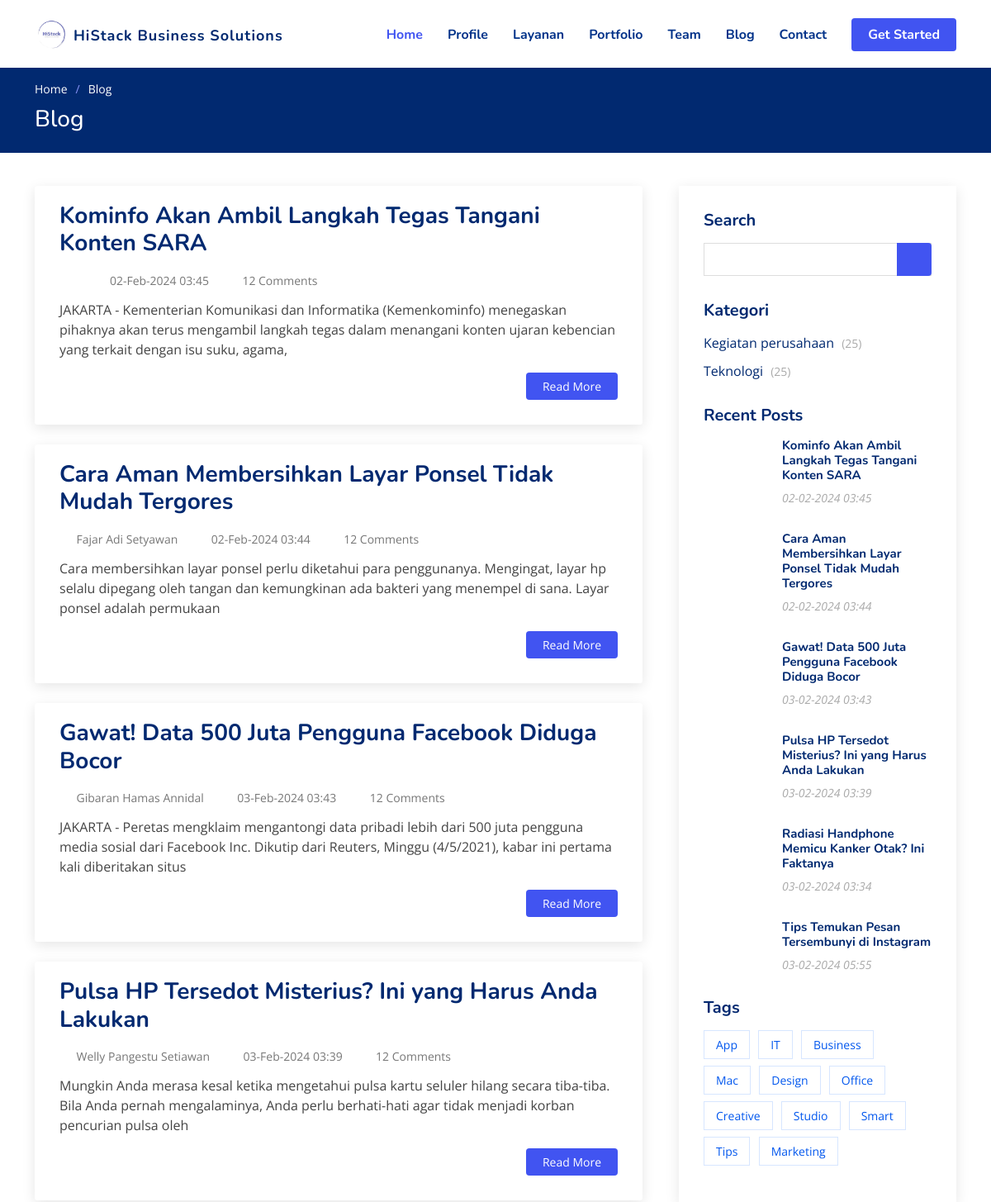
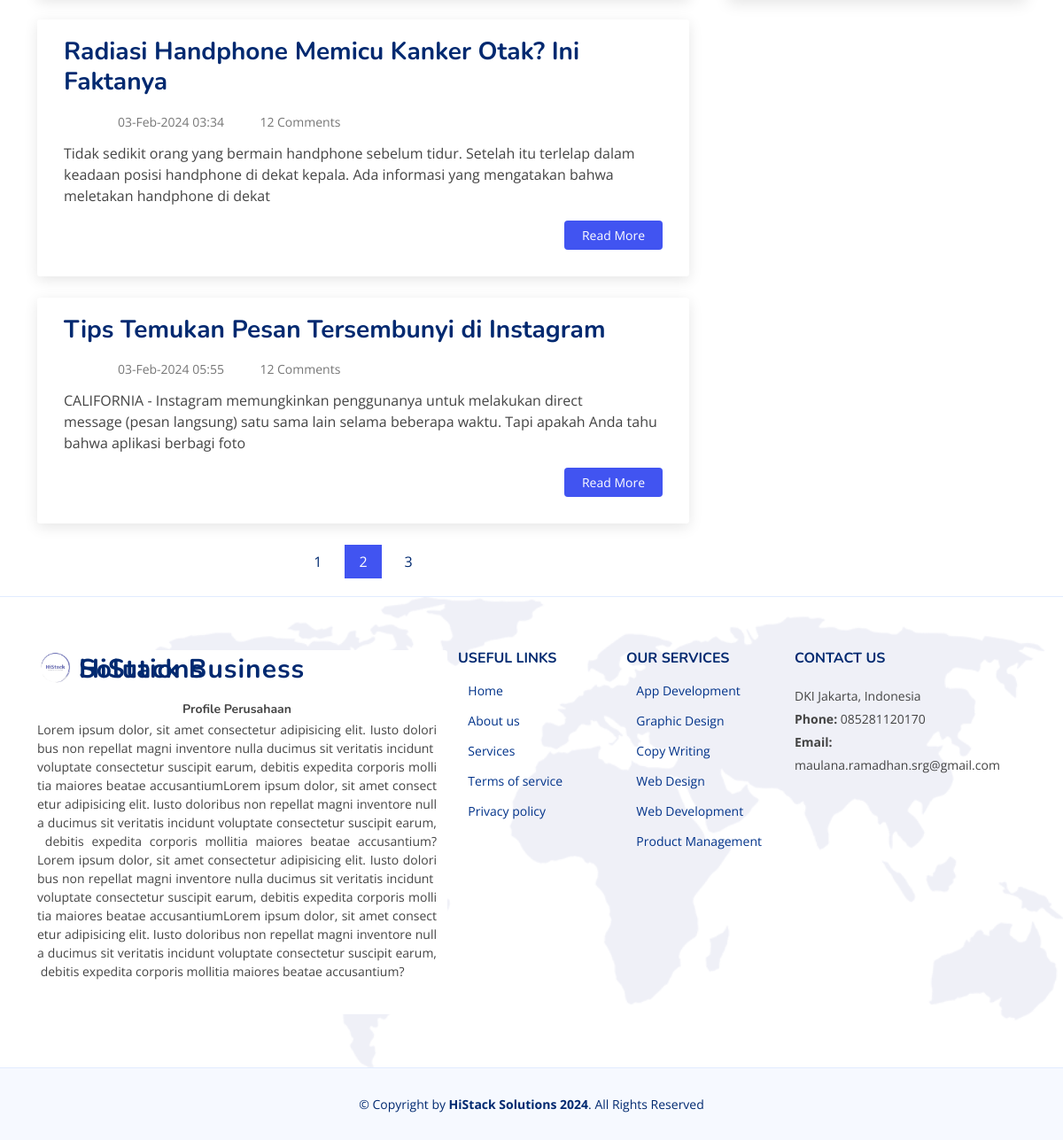
The page /index.php/home/blog on the database its author committed (2 pictures, top to bottom).
### tables this page shows
CREATE TABLE `tb_setting` (
  `id_setting` int(11) NOT NULL,
  `nama_perusahaan` varchar(255) NOT NULL,
  `alamat` varchar(255) NOT NULL,
  `no_telepon` varchar(20) NOT NULL,
  `email` varchar(255) NOT NULL,
  `profile` text NOT NULL,
  `visi` text NOT NULL,
  `misi` text NOT NULL,
  `sejarah` text NOT NULL,
  `image` varchar(255) NOT NULL
);

CREATE TABLE `tb_berita` (
  `id_berita` int(11) NOT NULL,
  `id_user` int(11) NOT NULL,
  `id_kategori` int(11) NOT NULL,
  `slug_berita` varchar(255) DEFAULT NULL,
  `judul_berita` varchar(255) DEFAULT NULL,
  `isi_berita` text DEFAULT NULL,
  `gambar_berita` varchar(255) DEFAULT NULL,
  `status_berita` varchar(50) NOT NULL,
  `jenis_berita` varchar(50) NOT NULL,
  `keywords` text NOT NULL,
  `date_cretated` timestamp NOT NULL DEFAULT current_timestamp(),
  `last_modified` date NOT NULL
);

CREATE TABLE `tb_user` (
  `id_user` int(3) NOT NULL,
  `id_kategori` int(11) NOT NULL,
  `nama` varchar(255) DEFAULT NULL,
  `email` varchar(255) DEFAULT NULL,
  `image` varchar(255) DEFAULT NULL,
  `password` varchar(255) DEFAULT NULL,
  `role_id` int(11) DEFAULT NULL,
  `is_active` int(1) NOT NULL,
  `date_created` int(11) NOT NULL
);

CREATE TABLE `tb_kategori_berita` (
  `id_kategori` int(11) NOT NULL,
  `slug-kategori` varchar(255) NOT NULL,
  `nama_kategori` varchar(255) NOT NULL,
  `date_created` timestamp NOT NULL DEFAULT current_timestamp() ON UPDATE current_timestamp()
);

CREATE TABLE `tb_layanan` (
  `id_layanan` int(11) NOT NULL,
  `id_user` int(11) NOT NULL,
  `slug_layanan` varchar(255) NOT NULL,
  `judul_layanan` varchar(255) NOT NULL,
  `isi_layanan` text NOT NULL,
  `gambar_layanan` varchar(255) NOT NULL,
  `status_layanan` varchar(255) NOT NULL,
  `date_cretated` timestamp NOT NULL DEFAULT current_timestamp() ON UPDATE current_timestamp(),
  `last_modified` datetime NOT NULL
);

### application/views/front-end/layout/v_wrapper.php (called while the page is built)
<?php
require_once('v_head.php');
require_once('v_header.php');
require_once('v_nav.php');
require_once('v_content.php');
require_once('v_footer.php');

### application/controllers/Home.php (called while the page is built, shortened)
<?php
class Home extends CI_Controller
{
  public function __construct()
  {
    $this->load->model('M_berita');
    $this->load->model('M_kategori');
    $this->load->model('M_layanan');
    $this->load->model('M_Setting');
    $this->load->model('M_staff');
    $this->load->model('M_portfolio');
    $this->load->model('M_client');
    $this->load->model('M_dashboard');
    $this->load->model('M_values');
  }
  public function blog()
  {
    $berita = $this->M_berita->daftar();
    $lastst_berita = $this->M_berita->lastst_berita();
    $kategori = $this->M_kategori->daftarKategoriBerita();
    $layanan = $this->M_layanan->daftar();
    $setting = $this->M_Setting->daftar();
    $title = $setting->nama_perusahaan;
    $values = $this->M_values->daftar();
    $image = $setting->image;
    $data = array(
      'title'         => $title,
      'subtitle'      => 'Blog',
      'isi'           => 'front-end/v_blog',
      'berita'        => $berita,
      'kategori'      => $kategori,
      'lastst_berita' => $lastst_berita,
      'layanan'       => $layanan,
      'values'       => $values,
      'setting'       => $setting,
      'image'         => $image,
    );
    $this->load->view('front-end/layout/v_wrapper', $data, false);
  }
}

### index.php (called while the page is built, shortened)
<?php
require_once BASEPATH.'core/CodeIgniter.php';

### application/models/M_setting.php (called while the page is built, shortened)
<?php
class M_setting extends CI_Model
{
  public function daftar()
  {
    $this->db->select('*');
    $this->db->from('tb_setting');
    $this->db->order_by('id_setting', 'desc');
    return $this->db->get()->row();
  }
}

### application/views/front-end/layout/v_content.php (called while the page is built)
<?php
if ($isi) {
  $this->load->view($isi);
}

### application/models/M_berita.php (called while the page is built, shortened)
<?php
class M_berita extends CI_Model
{
  public function daftar()
  {
    $this->db->select('*');
    $this->db->from('tb_berita');
    $this->db->join('tb_user', 'tb_user.id_user = tb_berita.id_user', 'left');
    $this->db->join('tb_kategori_berita', 'tb_kategori_berita.id_kategori = tb_berita.id_kategori', 'left');
    $this->db->order_by('id_berita', 'DESC');
    return $this->db->get()->result();
  }
  public function lastst_berita()
  {
    $this->db->select('*');
    $this->db->from('tb_berita');
    $this->db->join('tb_user', 'tb_user.id_user = tb_berita.id_user', 'left');
    $this->db->join('tb_kategori_berita', 'tb_kategori_berita.id_kategori = tb_berita.id_kategori', 'left');
    $this->db->order_by('id_berita', 'DESC');
    $this->db->limit(10);
    return $this->db->get()->result();
  }
}

### application/models/M_kategori.php (called while the page is built, shortened)
<?php
class M_kategori extends CI_Model
{
  public function daftarKategoriBerita()
  {
    $this->db->select('*');
    $this->db->from('tb_kategori_berita');
    $this->db->order_by('id_kategori', 'DESC');
    return $this->db->get()->result();
  }
}

### application/models/M_layanan.php (called while the page is built, shortened)
<?php
class M_layanan extends CI_Model
{
  public function daftar()
  {
    $this->db->select('*');
    $this->db->from('tb_layanan');
    $this->db->join('tb_user', 'tb_user.id_user = tb_layanan.id_user', 'left');
    $this->db->order_by('id_layanan', 'desc');
    return $this->db->get()->result();
  }
}

### application/views/front-end/v_blog.php (the view, shortened to what this page needs)
<main id="main">
  <section class="breadcrumbs">
    <div class="container">
      <ol>
        <li><a href="<?= base_url('home/#hero'); ?>">Home</a></li>
        <li>Blog</li>
      </ol>
      <h2>Blog</h2>
    </div>
  </section>
  <section id="blog" class="blog">
    <div class="container" data-aos="fade-up">
      <div class="row">
        <div class="col-lg-8 entries">
          <?php foreach ($berita as $key => $value) :
            $isi = strip_tags($value->isi_berita);
            if (strlen($isi) > 200) {
              $isiCut = substr($isi, 0, 200);
              $endPoint = strrpos($isiCut, ' ');
              $isi = $endPoint ? substr($isiCut, 0, $endPoint) : substr($isiCut, 0);
            }
            if ($value->status_berita == "Publish") : ?>
              <div class="card mb-4 entry">
                <h2 class="entry-title">
                  <a href="<?= base_url('home/detail/' . $value->slug_berita); ?>"><?= $value->judul_berita; ?></a>
                </h2>
                <div class="entry-meta">
                  <ul>
                    <li class="d-flex align-items-center"><i class="bi bi-person"></i> <a><?= $value->nama; ?></a></li>
                    <li class="d-flex align-items-center"><i class="bi bi-clock"></i> <a><?= date('d-M-Y H:i', strtotime($value->date_cretated)); ?></a></li>
                    <li class="d-flex align-items-center"><i class="bi bi-chat-dots"></i> <a>12 Comments</a></li>
                  </ul>
                </div>
                <div class="entry-content">
                  <p>
                    <?= $isi; ?>
                  </p>
                  <div class="read-more">
                    <a href="<?= base_url('home/detail/' . $value->slug_berita); ?>">Read More</a>
                  </div>
                </div>
              </div>
            <?php endif; ?>
          <?php endforeach; ?>
          <div class="blog-pagination">
            <ul class="justify-content-center">
              <li><a href="#">1</a></li>
              <li class="active"><a href="#">2</a></li>
              <li><a href="#">3</a></li>
            </ul>
          </div>
        </div>
        <div class="col-lg-4">
          <div class="sidebar">
            <h3 class="sidebar-title">Search</h3>
            <div class="sidebar-item search-form">
              <form action="">
                <input type="text">
                <button type="submit"><i class="bi bi-search"></i></button>
              </form>
            </div>
            <h3 class="sidebar-title">Kategori</h3>
            <div class="sidebar-item categories">
              <ul>
                <?php foreach ($kategori as $key => $values) : ?>
                  <li><a href="#"><?= $values->nama_kategori; ?> <span>(25)</span></a></li>
                <?php endforeach; ?>
              </ul>
            </div>
            <h3 class="sidebar-title">Recent Posts</h3>
            <?php foreach ($lastst_berita as $key => $value) :
              if ($value->status_berita == "Publish") : ?>
                <div class="sidebar-item recent-posts">
                  <div class="post-item clearfix">
                    <h4><a href="<?= base_url('home/detail/' . $value->slug_berita); ?>"><?= $value->judul_berita; ?></a></h4>
                    <time datetime="01-01-2020"><?= date('d-m-Y H:i', strtotime($value->date_cretated)); ?></time>
                  </div>
                </div>
              <?php endif; ?>
            <?php endforeach; ?>
            <h3 class="sidebar-title">Tags</h3>
            <div class="sidebar-item tags">
              <ul>
                <li><a href="#">App</a></li>
                <li><a href="#">IT</a></li>
                <li><a href="#">Business</a></li>
                <li><a href="#">Mac</a></li>
                <li><a href="#">Design</a></li>
                <li><a href="#">Office</a></li>
                <li><a href="#">Creative</a></li>
                <li><a href="#">Studio</a></li>
                <li><a href="#">Smart</a></li>
                <li><a href="#">Tips</a></li>
                <li><a href="#">Marketing</a></li>
              </ul>
            </div>
          </div>
        </div>
      </div>
    </div>
  </section>
</main>

### application/views/front-end/layout/v_header.php
<header id="header" class="header fixed-top">
  <div class="container-fluid container-xl d-flex align-items-center justify-content-between">
    <a href="<?= base_url('home/#hero'); ?>" class="logo d-flex align-items-center">
      <img src="<?= base_url('assets/img/company/') . $image; ?>" alt="">
      <span style="font-size: 18px;"><?= $setting->nama_perusahaan; ?></span>
    </a>

### application/views/front-end/layout/v_footer.php (shortened to what this page needs)
<footer id="footer" class="footer">
  <div class="footer-top">
    <div class="container">
      <div class="row gy-4">
        <div class="col-lg-5 col-md-12 footer-info card shadow-none">
          <a href="<?= base_url('home'); ?>" class="logo d-flex align-items-center">
            <img src="<?= base_url('assets/img/company/') . $image; ?>" alt="">
            <span><?= $setting->nama_perusahaan; ?></span>
          </a>
          <p><?= $setting->profile; ?></p>
          <div class="social-links mt-3">
            <a href="#" class="twitter"><i class="bi bi-twitter"></i></a>
            <a href="#" class="facebook"><i class="bi bi-facebook"></i></a>
            <a href="#" class="instagram"><i class="bi bi-instagram bx bxl-instagram"></i></a>
            <a href="#" class="linkedin"><i class="bi bi-linkedin bx bxl-linkedin"></i></a>
          </div>
        </div>
        <div class="col-lg-2 col-6 footer-links">
          <h4>Useful Links</h4>
          <ul>
            <li><i class="bi bi-chevron-right"></i> <a href="#">Home</a></li>
            <li><i class="bi bi-chevron-right"></i> <a href="#">About us</a></li>
            <li><i class="bi bi-chevron-right"></i> <a href="#">Services</a></li>
            <li><i class="bi bi-chevron-right"></i> <a href="#">Terms of service</a></li>
            <li><i class="bi bi-chevron-right"></i> <a href="#">Privacy policy</a></li>
          </ul>
        </div>
        <div class="col-lg-2 col-6 footer-links">
          <h4>Our Services</h4>
          <ul>
            <?php foreach ($layanan as $key => $value) : ?>
              <li><i class="bi bi-chevron-right"></i> <a href="#"><?= $value->judul_layanan; ?></a></li>
            <?php endforeach; ?>
          </ul>
        </div>
        <div class="col-lg-3 col-md-12 footer-contact text-center text-md-start">
          <h4>Contact Us</h4>
          <p>
            <?= $setting->alamat; ?> <br>
            <strong>Phone:</strong> <?= $setting->no_telepon; ?><br>
            <strong>Email:</strong> <?= $setting->email; ?><br>
          </p>
        </div>
      </div>
    </div>
  </div>
  <div class="container">
    <div class="copyright">
      &copy; Copyright by <strong> HiStack Solutions <span><?= date('Y'); ?></span></strong>. All Rights Reserved
    </div>
  </div>
</footer>
</body>
</html>

### rows shown on the page
tb_setting: image (picture), nama_perusahaan "HiStack Business Solutions", profile "Profile Perusahaan Lorem ipsum dolor, sit amet consectetur adipisicing elit. Iusto doloribus non repellat magni inventore nulla ducimus sit veritatis incidunt voluptate consectetur suscipit earum, debitis expedita corporis mollitia maiores beatae accusantiumLorem ipsum dolor, sit amet consectetur adipisicing elit. Iusto doloribus non repellat magni inventore nulla ducimus sit veritatis incidunt voluptate consectetur suscipit earum, debitis expedita corporis mollitia maiores beatae accusantium?Lorem ipsum dolor, sit amet consectetur adipisicing elit. Iusto doloribus non repellat magni inventore nulla ducimus sit veritatis incidunt voluptate consectetur suscipit earum, debitis expedita…", alamat "DKI Jakarta, Indonesia", no_telepon "085281120170", email "maulana.ramadhan.srg@gmail.com"
tb_berita: judul_berita "Kominfo Akan Ambil Langkah Tegas Tangani Konten SARA", date_cretated "02-Feb-2024 03:45", isi_berita "JAKARTA - Kementerian Komunikasi dan Informatika (Kemenkominfo) menegaskan pihaknya akan terus mengambil langkah tegas dalam menangani konten ujaran kebencian yang terkait dengan isu suku, agama,", date_cretated "02-02-2024 03:45"
tb_berita: judul_berita "Cara Aman Membersihkan Layar Ponsel Tidak Mudah Tergores", id_user.nama "Fajar Adi Setyawan", date_cretated "02-Feb-2024 03:44", isi_berita "Cara membersihkan layar ponsel perlu diketahui para penggunanya. Mengingat, layar hp selalu dipegang oleh tangan dan kemungkinan ada bakteri yang menempel di sana. Layar ponsel adalah permukaan", date_cretated "02-02-2024 03:44"
tb_berita: judul_berita "Gawat! Data 500 Juta Pengguna Facebook Diduga Bocor", id_user.nama "Gibaran Hamas Annidal", date_cretated "03-Feb-2024 03:43", isi_berita "JAKARTA - Peretas mengklaim mengantongi data pribadi lebih dari 500 juta pengguna media sosial dari Facebook Inc. Dikutip dari Reuters, Minggu (4/5/2021), kabar ini pertama kali diberitakan situs", date_cretated "03-02-2024 03:43"
tb_berita: judul_berita "Pulsa HP Tersedot Misterius? Ini yang Harus Anda Lakukan", id_user.nama "Welly Pangestu Setiawan", date_cretated "03-Feb-2024 03:39", isi_berita "Mungkin Anda merasa kesal ketika mengetahui pulsa kartu seluler hilang secara tiba-tiba. Bila Anda pernah mengalaminya, Anda perlu berhati-hati agar tidak menjadi korban pencurian pulsa oleh", date_cretated "03-02-2024 03:39"
tb_berita: judul_berita "Radiasi Handphone Memicu Kanker Otak? Ini Faktanya", date_cretated "03-Feb-2024 03:34", isi_berita "Tidak sedikit orang yang bermain handphone sebelum tidur. Setelah itu terlelap dalam keadaan posisi handphone di dekat kepala. Ada informasi yang mengatakan bahwa meletakan handphone di dekat", date_cretated "03-02-2024 03:34"
tb_berita: judul_berita "Tips Temukan Pesan Tersembunyi di Instagram", date_cretated "03-Feb-2024 05:55", isi_berita "CALIFORNIA - Instagram memungkinkan penggunanya untuk melakukan direct message (pesan langsung) satu sama lain selama beberapa waktu. Tapi apakah Anda tahu bahwa aplikasi berbagi foto", date_cretated "03-02-2024 05:55"
tb_kategori_berita: nama_kategori "Kegiatan perusahaan"
tb_kategori_berita: nama_kategori "Teknologi"
tb_layanan: judul_layanan "App Development"
tb_layanan: judul_layanan "Graphic Design"
tb_layanan: judul_layanan "Copy Writing"
tb_layanan: judul_layanan "Web Design"
tb_layanan: judul_layanan "Web Development"
tb_layanan: judul_layanan "Product Management"
